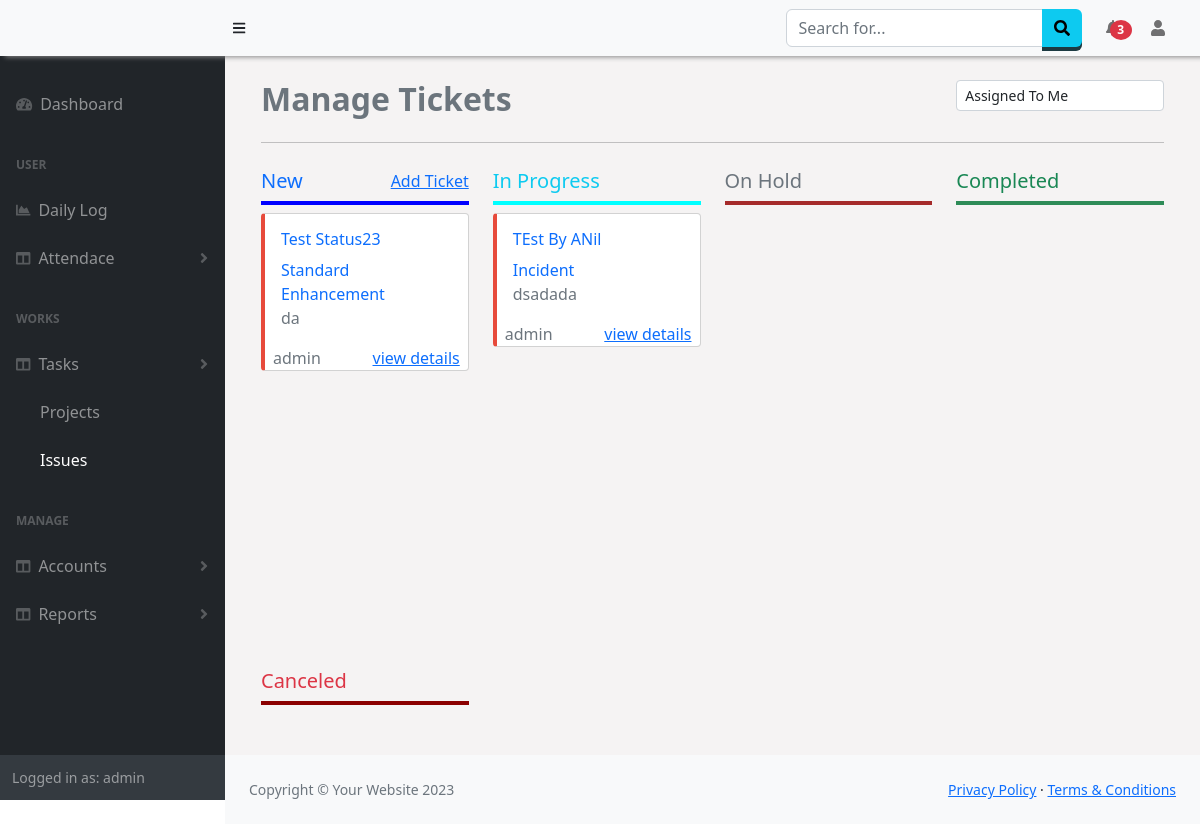
The app's page /Issue/ (signed in), older data.
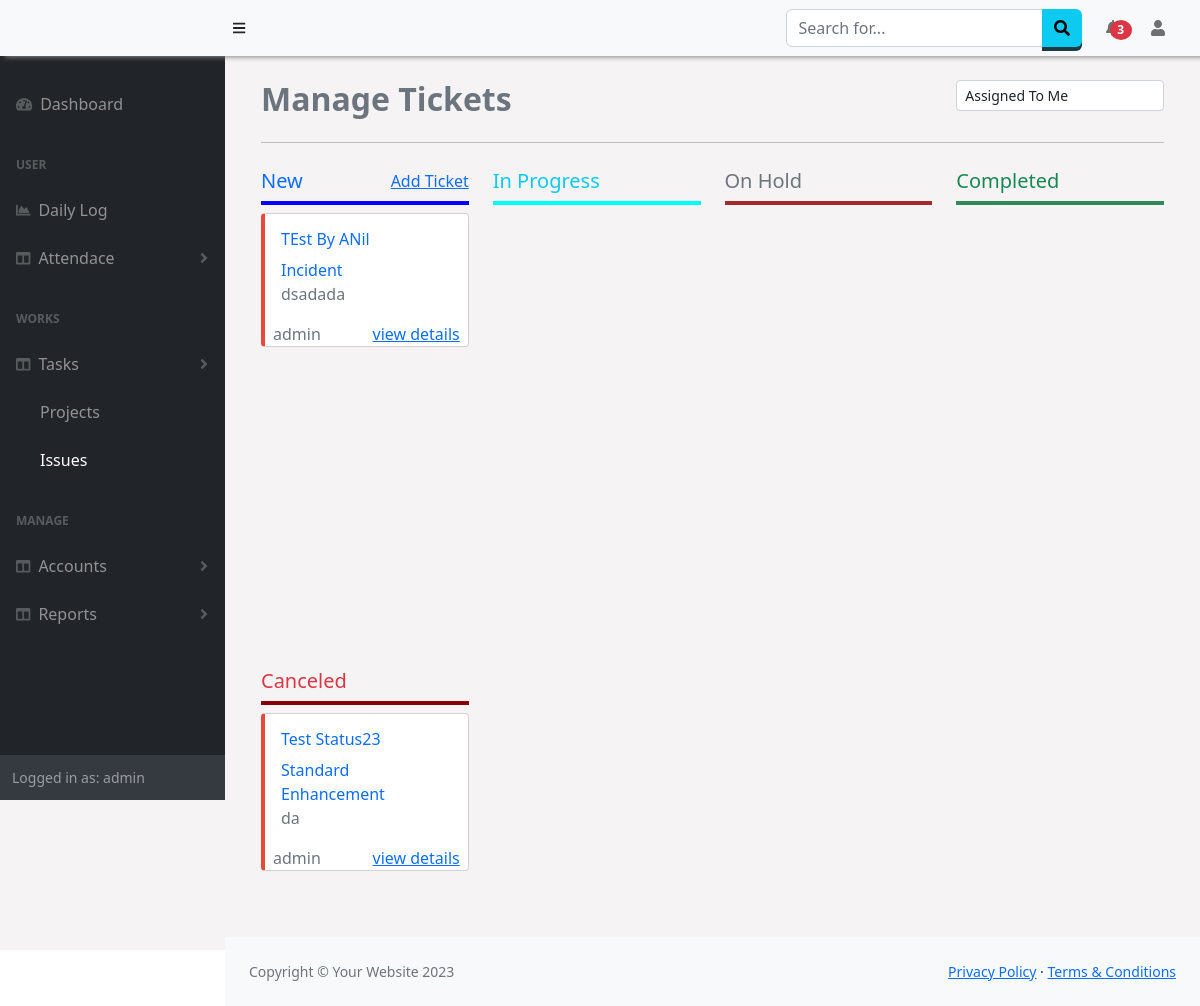
The same page, newer data.
### Issue/models.py (models this page shows, shortened)
class Ticket(models.Model):
    ticket_name= models.CharField(max_length=30)
    ticket_type= models.CharField(max_length=30)
    short_desc= models.CharField(max_length=130,null=True)
    open_date= models.DateField(null=True)
    affected_user= models.ForeignKey(employee,null=True,on_delete=models.SET_NULL)
    priority= models.CharField(max_length=30)
    state= models.CharField(max_length=30,default="New",null=True)
    last_updated= models.DateField(null=True)
    assigned_grp= models.CharField(max_length=30,null=True)
    assigned_to= models.ForeignKey(User,on_delete=models.SET_NULL,null=True)
    email= models.EmailField(max_length=100,null=True)
    comments= models.CharField(max_length=120,null=True)
    company = models.ForeignKey(Company,on_delete=models.SET_NULL,null=True)

### Issue/views.py (the view)
# urls.py: path('', views.index, name="allcustomers"),
def index(request):
    users = checkTeams(request)
    comp = request.session['comp']
    allusers =User.objects.filter(pk__in=users[0]).values('id','username')
    ticket = Ticket.objects.filter(company__id=comp)
    mytickets = Ticket.objects.filter(assigned_to= request.user)
    customer = employee.objects.all().values()
    dic = {
        'ticket':ticket,
        'users':list(allusers),
        'customer':list(customer),
        'mytickets':mytickets
        }
    return render(request, 'Issues/allIssues.html', dic)

### Manager/views.py (called while the page is built, shortened)
def checkTeams(request):
    is_team = False
    if request.user.is_superuser:
        users = Employees.objects.values('user').filter(company=request.session['comp'])
        is_team=True
    return users,is_team

### Issue/templates/Issues/allIssues.html (shortened to what the changed rows need)
{% extends "base.html" %}
{% block script %}
<link href="/static/css/drag-n-drop.css" rel="stylesheet" />
{% endblock %}
{% block content %}
<div class="container">
    <div class="table-wrapper">
        <div class="table-title">
            <div class="row d-flex justify-content-between">
                <div class="col-sm-4 col-md-6 col-xs-8 col-12 text-secondary">
                    <h2><b>Manage Tickets</b></h2>
                </div>
            </div>
        </div><hr>
        <div id="myAssignedView" class="mt-2 mb-3">
            <div class="row">
                <div class="column column-todo col-12 col-md-3 col-sm-6" id="new" ondrop="drop(event)" ondragover="allowDrop(event)" style="height:500px;">
                    {%for i in mytickets %}
                    {% if i.state == 'New' %}
                    <div draggable="true" ondragstart="drag(event)" data-id="{{i.id}}" class="card  mb-3 rounded-1 mt-2" style="border-left: 0.25rem solid {% if i.priority == 'high' %} #e74a3b {% elif i.priority == 'medium' %}#36b9cc{% elif i.priority == 'low' %}#4e73df {% endif %};">
                        <div class="card-body text-primary">
                        <h6 class="card-title">{{i.ticket_name}}</h6>
                        <span class="fw-light">{{i.ticket_type}}</span>
                        <p class="card-text text-secondary mt-0"> {{i.short_desc}}</p>
                        </div>
                        <div class="d-flex justify-content-between">
                            <div ><span class="ms-2 text-secondary">{{i.assigned_to}}</span></div>
                            <div ><span class="me-2"><a href="{% url 'issueDetails' issueid=i.id %}">view details</a></span></div>
                        </div>
                    </div>
                    {% endif %}
                    {% endfor %}
                </div>
                <div class="column column-todo col-12 col-md-3 col-sm-6" id="inprogress" ondrop="drop(event)" ondragover="allowDrop(event)">
                    {%for i in mytickets %}
                    {% if i.state == 'InProgress' %}
                    <div draggable="true" ondragstart="drag(event)" data-id="{{i.id}}" class="card mt-2  mb-3 rounded-1" style="border-left: 0.25rem solid{% if i.priority == 'high' %}#e74a3b{% elif i.priority == 'medium' %}#36b9cc{% elif i.priority == 'low' %}#4e73df {% endif %};">
                        <div class="card-body text-primary">
                        <h6 class="card-title">{{i.ticket_name}}</h6>
                        <span class="fw-light">{{i.ticket_type}}</span>
                        <p class="card-text text-secondary mt-0"> {{i.short_desc}}</p>
                        </div>
                        <div class="d-flex justify-content-between">
                            <div ><span class="ms-2 text-secondary">{{i.assigned_to}}</span></div>
                            <div ><span class="me-2"><a href="{% url 'issueDetails' issueid=i.id %}">view details</a></span></div>
                        </div>
                    </div>
                    {% endif %}
                    {% endfor %}
                </div>
                <div class="column column-todo col-12 col-md-3 col-sm-6" id="canceled" ondrop="drop(event)" ondragover="allowDrop(event)">
                    {%for i in mytickets %}
                    {% if i.state == 'Canceled' %}
                    <div draggable="true" ondragstart="drag(event)" data-id="{{i.id}}" class="card mt-2 mb-3 rounded-1" style="border-left: 0.25rem solid{% if i.priority == 'high' %}#e74a3b{% elif i.priority == 'medium' %}#36b9cc{% elif i.priority == 'low' %}#4e73df {% endif %};">
                        <div class="card-body text-primary">
                        <h6 class="card-title">{{i.ticket_name}}</h6>
                        <span class="fw-light">{{i.ticket_type}}</span>
                        <p class="card-text text-secondary mt-0"> {{i.short_desc}}</p>
                        </div>
                        <div class="d-flex justify-content-between">
                            <div ><span class="ms-2 text-secondary">{{i.assigned_to}}</span></div>
                            <div ><span class="me-2"><a href="{% url 'issueDetails' issueid=i.id %}">view details</a></span></div>
                        </div>
                    </div>
                    {% endif %}
                    {% endfor %}
                </div>
            </div>
        </div>
    </div>
</div>
{% endblock %}

Row changes from the older to the newer data that the page shows:
changed Ticket "TEst By ANil": moves from the list under "In Progress" to the list under "New"
changed Ticket "Test Status23": moves from the list under "New" to the list under "Canceled"
